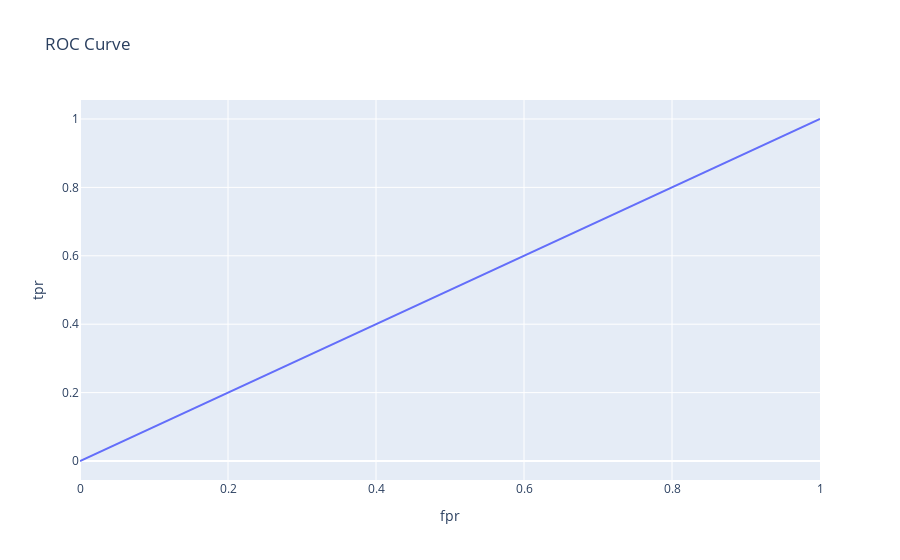

Notebook code for this chart:
### Code cell
# Dummy classifier roc_curve 
fpr_dummy_, tpr_dummy, thresholds = roc_curve(y_test, y_pred_dummy)
roc=pd.DataFrame({ 'thresholds':thresholds,'fpr':fpr_dummy_,'tpr':tpr_dummy})
fig_dummy =px.line(data_frame=roc, x='fpr', y='tpr', title='ROC Curve')    
fig_dummy.show()

### Figure 1 — Plotly figure (JSON) as saved in the notebook; plotly's stock layout.template omitted (floating-point values rounded to 4 significant figures)
{"data": [{"hovertemplate": "fpr=%{x}<br>tpr=%{y}<extra></extra>", "legendgroup": "", "line": {"color": "#636efa", "dash": "solid"}, "marker": {"symbol": "circle"}, "mode": "lines", "name": "", "orientation": "v", "showlegend": false, "type": "scatter", "x": [0, 1], "xaxis": "x", "y": [0, 1], "yaxis": "y"}], "layout": {"legend": {"tracegroupgap": 0}, "title": {"text": "ROC Curve"}, "xaxis": {"anchor": "y", "domain": [0, 1], "title": {"text": "fpr"}}, "yaxis": {"anchor": "x", "domain": [0, 1], "title": {"text": "tpr"}}}}
